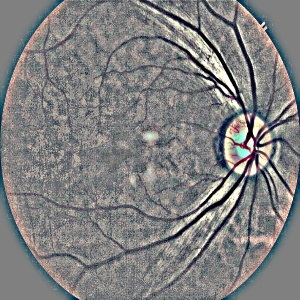
#> input picture app/uploads/0b00f8a77510.jpg, 300 x 300 px
$ python -i resize_normalize.py   (imports and definitions only)
#> lines starting #> are read from the running program, lines starting #| are printed output that depends on the picture; after the words box and inside, x2 and y2 are one past the last pixel; in counts of white or black regions, pixels touching at a corner belong together
#> further down, picture is the input picture: shape (300, 300, 3); mean B, G, R 128, 128.1, 128.1
"""Single source of truth for fundus preprocessing.

The exact same steps are used to build the training set
(src/preprocessing/run_preprocessing.py) and to prepare uploaded images at
inference time, so the model always sees images like the ones it was trained on.
"""

from dataclasses import dataclass

import cv2
import numpy as np

from src.preprocessing.ben_graham_preprocess import ben_graham_preprocess
from src.preprocessing.clahe_enhancement import apply_clahe
from src.preprocessing.crop_black_borders import crop_black_borders, field_of_view_mask


# [28 lines left out: functions preprocess_for_training, looks_preprocessed, not called in this run]


def textured_fov_mask(img: np.ndarray) -> np.ndarray:
    """Retina mask for a Ben-Graham image, whose background is flat grey (no texture)."""
    size = img.shape[0]
#> size = 300
    gray = cv2.cvtColor(img, cv2.COLOR_BGR2GRAY).astype(np.float32)
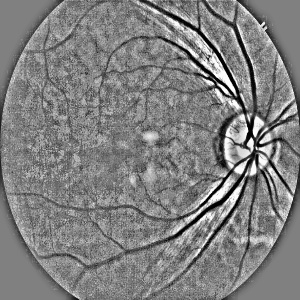
#> gray: shape (300, 300) float32; min 0, max 255, mean 128.1
    k = max(5, size // 25)
#> k = 12
    mean = cv2.blur(gray, (k, k))
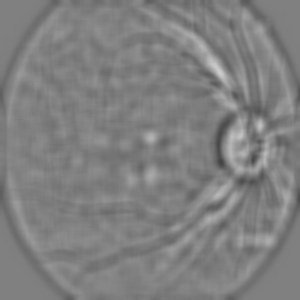
#> mean: shape (300, 300) float32; min 67.15, max 204.8, mean 128.1
    local_std = np.sqrt(np.clip(cv2.blur(gray * gray, (k, k)) - mean * mean, 0, None))
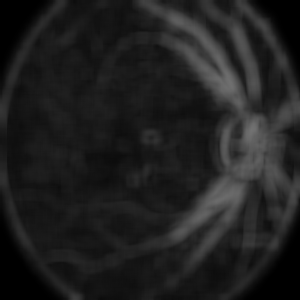
#> local_std: shape (300, 300) float32; min 0, max 114.6, mean 32

    # The background still carries amplified JPEG noise, so the threshold is
    # relative to the texture found in the centre of the image (always retina).
    c0, c1 = size // 4, 3 * size // 4
#> c0 = 75; c1 = 225
    reference = float(np.median(local_std[c0:c1, c0:c1]))
#> reference = 25.6
    textured = (local_std > max(6.0, 0.5 * reference)).astype(np.uint8)
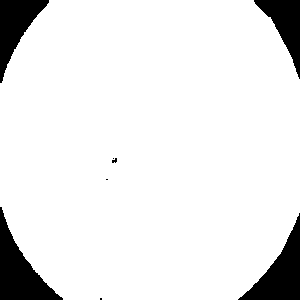
#> textured: shape (300, 300); values 0 (black) and 1 (white), 91.2% white; 8 black regions (4 under 20 px), largest, box (x1, y1, x2, y2) and area: (0, 207, 63, 300) 2399, (238, 213, 300, 300) 2206, (0, 0, 49, 83) 1798, (254, 0, 300, 79) 1537
    textured = cv2.morphologyEx(textured, cv2.MORPH_OPEN,
                                cv2.getStructuringElement(cv2.MORPH_ELLIPSE, (k | 1, k | 1)))
#> textured: shape (300, 300); values 0 (black) and 1 (white), 91.1% white; 7 black regions (2 under 20 px), largest, box (x1, y1, x2, y2) and area: (0, 207, 63, 300) 2408, (238, 213, 300, 300) 2209, (0, 0, 49, 83) 1800, (254, 0, 300, 79) 1541, (112, 158, 117, 163) 20

    n, labels, stats, _ = cv2.connectedComponentsWithStats(textured, connectivity=8)
#> labels: shape (300, 300) int32; values 0 (black) and 1 (white), 91.1% white; 7 black regions (2 under 20 px)
#> n = 2; stats = [[0, 0, 300, 300, 7984], [0, 0, 300, 300, 82016]]
    if n <= 1:
        return np.ones_like(textured, dtype=bool)
    largest = 1 + int(np.argmax(stats[1:, cv2.CC_STAT_AREA]))
#> largest = 1
    mask = (labels == largest).astype(np.uint8)

    contours, _ = cv2.findContours(mask, cv2.RETR_EXTERNAL, cv2.CHAIN_APPROX_SIMPLE)
#> contours = 1 contour; box (x1, y1, x2, y2) and area: (0, 0, 300, 300) 81545
    hull = cv2.convexHull(max(contours, key=cv2.contourArea))
#> hull = contour of 32 points, box (x1, y1, x2, y2) (0, 0, 300, 300), area 81746
    filled = np.zeros_like(mask)
    cv2.drawContours(filled, [hull], -1, 1, thickness=-1)
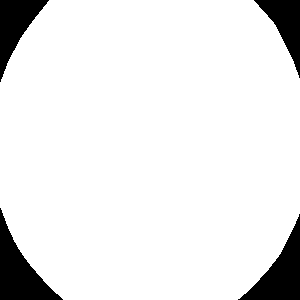
#> filled: shape (300, 300); values 0 (black) and 1 (white), 91.4% white; 4 black regions, box (x1, y1, x2, y2) and area: (0, 208, 63, 300) 2354, (238, 214, 300, 300) 2176, (0, 0, 49, 82) 1740, (254, 0, 300, 78) 1498

    # drop the bright ring artefact at the edge of the retina
    e = max(5, int(size * 0.05) | 1)
#> e = 15
    filled = cv2.erode(filled, cv2.getStructuringElement(cv2.MORPH_ELLIPSE, (e, e)))
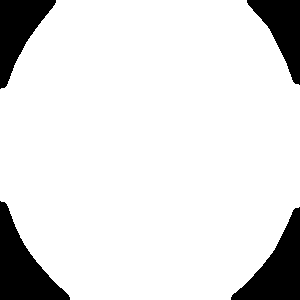
#> filled: shape (300, 300); values 0 (black) and 1 (white), 87.9% white; 4 black regions, box (x1, y1, x2, y2) and area: (0, 201, 70, 300) 3205, (231, 207, 300, 300) 2985, (0, 0, 56, 89) 2472, (247, 0, 300, 85) 2194
    return filled.astype(bool)


@dataclass
class PreparedImage:
    """All image variants the pipeline needs."""
    model_input: np.ndarray   # BGR, MODEL_INPUT_SIZE^2, exactly like training data
    display: np.ndarray       # BGR, DISPLAY_SIZE^2, natural-looking image for overlays
    enhanced: np.ndarray      # BGR, DISPLAY_SIZE^2, Ben Graham version (lesion detection)
    fov_mask: np.ndarray      # bool, DISPLAY_SIZE^2, retina area
    already_preprocessed: bool


# [20 lines left out: function prepare_image, not called in this run]

>>> import cv2
>>> picture = cv2.imread('../../app/uploads/0b00f8a77510.jpg')
>>> result = textured_fov_mask(picture)

$ run again, on app/uploads/0fd16b64697e-GF.jpg
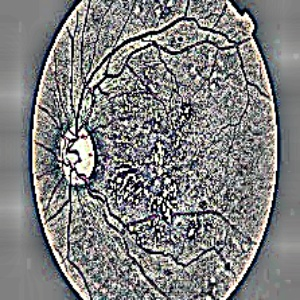
#> input picture app/uploads/0fd16b64697e-GF.jpg, 300 x 300 px
#> picture is the input picture: shape (300, 300, 3); mean B, G, R 128, 127.9, 127.7
#> reference = 72.75
#> in textured_fov_mask, `textured = (local_std > max(6.0, 0.5 * reference)).astype(np.uint8)`:
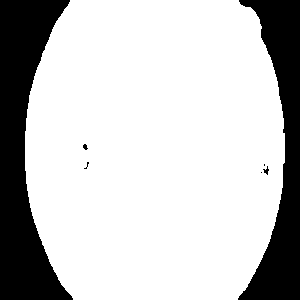
#> textured: shape (300, 300); values 0 (black) and 1 (white), 77.2% white; 7 black regions (3 under 20 px), largest, box (x1, y1, x2, y2) and area: (0, 0, 73, 300) 11845, (238, 0, 300, 300) 8655, (263, 166, 269, 175) 24, (83, 144, 88, 150) 20
#> labels: shape (300, 300) int32; values 0 (black) and 1 (white), 77.1% white; 5 black regions (1 under 20 px)
#> n = 2; stats = [[0, 0, 300, 300, 20583], [25, 0, 260, 300, 69417]]
#> largest = 1
#> contours = 1 contour; box (x1, y1, x2, y2) and area: (25, 0, 285, 300) 69022
#> hull = contour of 47 points, box (x1, y1, x2, y2) (25, 0, 285, 300), area 69378
#> in textured_fov_mask, `filled = cv2.erode(filled, cv2.getStructuringElement(cv2.MORPH_ELLIPSE..`:
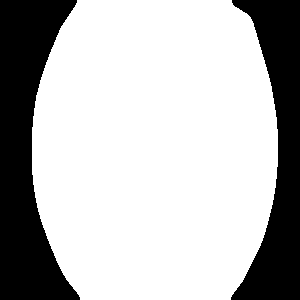
#> filled: shape (300, 300); values 0 (black) and 1 (white), 72.5% white; 2 black regions, box (x1, y1, x2, y2) and area: (0, 0, 80, 300) 14007, (231, 0, 300, 300) 10772
